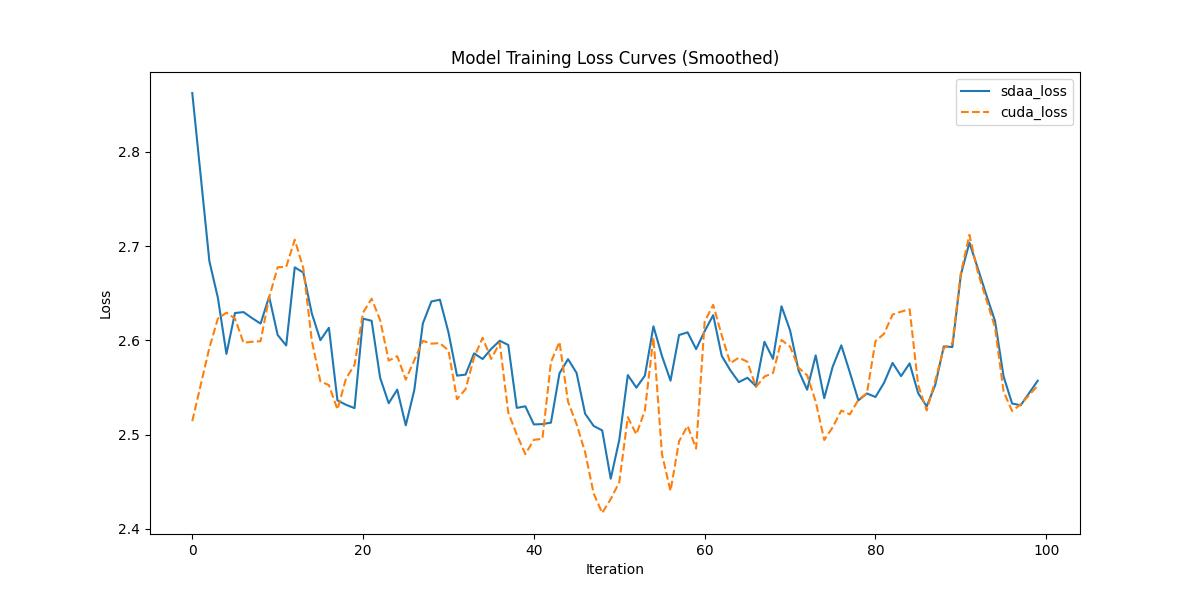

Python code for this plot:
# BSD 3- Clause License Copyright (c) 2023, Tecorigin Co., Ltd. All rights
# reserved.
# Redistribution and use in source and binary forms, with or without
# modification, are permitted provided that the following conditions are met:
# Redistributions of source code must retain the above copyright notice,
# this list of conditions and the following disclaimer.
# Redistributions in binary form must reproduce the above copyright notice,
# this list of conditions and the following disclaimer in the documentation
# and/or other materials provided with the distribution.
# Neither the name of the copyright holder nor the names of its contributors
# may be used to endorse or promote products derived from this software
# without specific prior written permission.
#
# THIS SOFTWARE IS PROVIDED BY THE COPYRIGHT HOLDERS AND CONTRIBUTORS "AS IS"
# AND ANY EXPRESS OR IMPLIED WARRANTIES, INCLUDING, BUT NOT LIMITED TO, THE
# IMPLIED WARRANTIES OF MERCHANTABILITY AND FITNESS FOR A PARTICULAR PURPOSE
# ARE DISCLAIMED. IN NO EVENT SHALL THE COPYRIGHT HOLDER OR CONTRIBUTORS BE
# LIABLE FOR ANY DIRECT, INDIRECT, INCIDENTAL, SPECIAL, EXEMPLARY, OR
# CONSEQUENTIAL DAMAGES (INCLUDING, BUT NOT LIMITED TO, PROCUREMENT OF
# SUBSTITUTE GOODS OR SERVICES; LOSS OF USE, DATA, OR PROFITS; OR BUSINESS
# INTERRUPTION)
# HOWEVER CAUSED AND ON ANY THEORY OF LIABILITY, WHETHER IN CONTRACT,
# STRICT LIABILITY,OR TORT (INCLUDING NEGLIGENCE OR OTHERWISE)  ARISING IN ANY
# WAY OUT OF THE USE OF THIS SOFTWARE, EVEN IF ADVISED OF THE POSSIBILITY
# OF SUCH DAMAGE.

import re
import json  # 用于解析 TCAPPDLL 日志格式
import numpy as np
import matplotlib.pyplot as plt
from scipy.signal import savgol_filter

def compare_loss(benchmark_loss_array, sdaa_loss_array):
    def MeanRelativeError(cuda_loss, sdaa_loss):
        return ((sdaa_loss - cuda_loss) / cuda_loss).mean()

    def MeanAbsoluteError(cuda_loss, sdaa_loss):
        return (sdaa_loss - cuda_loss).mean()

    benchmark_compare_loss = benchmark_loss_array
    sdaa_compare_loss = sdaa_loss_array
    mean_relative_error = MeanRelativeError(benchmark_compare_loss, sdaa_compare_loss)
    mean_absolute_error = MeanAbsoluteError(benchmark_compare_loss, sdaa_compare_loss)

    print("MeanRelativeError:", mean_relative_error)
    print("MeanAbsoluteError:", mean_absolute_error)

    if mean_relative_error <= mean_absolute_error:
        print("Rule,mean_relative_error", mean_relative_error)
    else:
        print("Rule,mean_absolute_error", mean_absolute_error)

    print_str = f"{mean_relative_error=} <= 0.05 or {mean_absolute_error=} <= 0.0002"
    if mean_relative_error <= 0.05 or mean_absolute_error <= 0.0002:
        print('pass', print_str)
        return True, print_str
    else:
        print('fail', print_str)
        return False, print_str

# 修改后的 parse_string：从 TCAPPDLL JSON 日志中提取 'train.loss'
def parse_string(string):
    """
    从 TCAPPDLL JSON 日志中提取 'train.loss' 的值列表
    """
    matches = []
    lines = string.strip().splitlines()
    for line in lines:
        if not line.startswith("TCAPPDLL"):
            continue
        try:
            json_str = line.split("TCAPPDLL")[1].strip()
            log_entry = json.loads(json_str)
            if log_entry.get("type") == "LOG":
                data_str = log_entry.get("data", "")
                data_dict = eval(data_str) if isinstance(data_str, str) else data_str
                if "train.loss" in data_dict:
                    matches.append(float(data_dict["train.loss"]))
        except Exception as e:
            print(f" 跳过格式异常行: {line[:80]}... 原因: {e}")
    print("提取 train.loss 数量：", len(matches))
    return matches

def parse_loss(ret_list):
    step_num = len(ret_list)
    loss_arr = np.zeros(shape=(step_num,))
    for i, loss in enumerate(ret_list):
        loss_arr[i] = float(loss)
    print(loss_arr)
    return loss_arr

def plot_loss(sdaa_loss, a100_loss):
    fig, ax = plt.subplots(figsize=(12, 6))

    smoothed_losses = savgol_filter(sdaa_loss, 5, 1)
    x = list(range(len(sdaa_loss)))
    ax.plot(x, smoothed_losses, label="sdaa_loss")

    smoothed_losses = savgol_filter(a100_loss, 5, 1)
    x = list(range(len(a100_loss)))
    ax.plot(x, smoothed_losses, "--", label="cuda_loss")

    ax.set_xlabel("Iteration")
    ax.set_ylabel("Loss")
    ax.set_title("Model Training Loss Curves (Smoothed)")
    ax.legend()
    plt.savefig("loss.jpg")

if __name__ == "__main__":
    from argparse import ArgumentParser
    parser = ArgumentParser(description='Compare loss between CUDA and SDAA')
    parser.add_argument('--sdaa-log', type=str, default="sdaa.log")
    parser.add_argument('--cuda-log', type=str, default="cuda.log")
    args = parser.parse_args()

    with open(args.sdaa_log, 'r') as f:
        sdaa_log_str = f.read()
    with open(args.cuda_log, 'r') as f:
        cuda_log_str = f.read()

    sdaa_res = parse_string(sdaa_log_str)
    cuda_res = parse_string(cuda_log_str)

    length = min(len(cuda_res), len(sdaa_res))
    sdaa_loss = parse_loss(sdaa_res[:length])
    a100_loss = parse_loss(cuda_res[:length])

    compare_loss(a100_loss, sdaa_loss)
    plot_loss(sdaa_loss, a100_loss)
